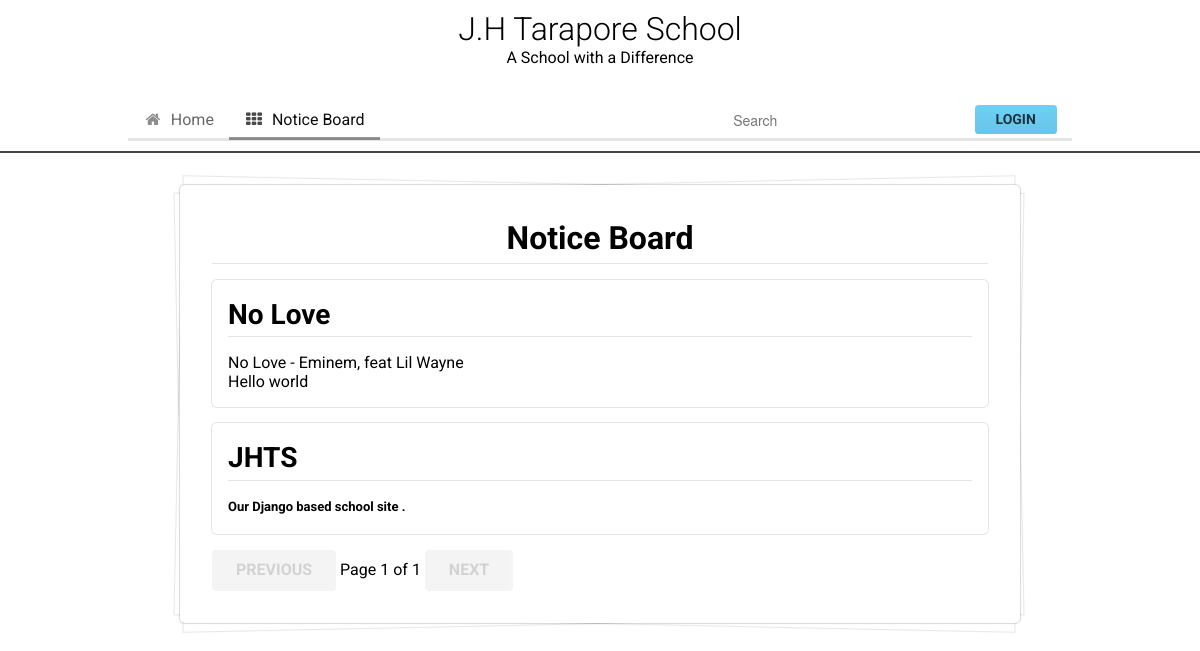
Screenshot of /blog/ with the database file from the repository.
### blog/models.py (models this page shows, shortened)
class Blog(models.Model):
    title = models.CharField(max_length=50)
    pub_date = models.DateTimeField(auto_now_add=True)
    content = RichTextField()

### blog/views.py (the view)
def index(request):
    post_list = Blog.objects.all().order_by('-pub_date')
    paginator = Paginator(post_list, POSTS_PER_PAGE)
    page = request.GET.get('page')
    try:
        posts = paginator.page(page)
    except PageNotAnInteger:
        posts = paginator.page(1)
    except EmptyPage:
        posts = paginator.page(1)
    return render(request, 'main/index.html', {'posts': posts})

### templates/main/index.html (shortened to what this page needs)
{% extends "base.html" %}
{% block notice_board_active %}active{% endblock %}
{% block content %}
    <h1 class="ui center aligned dividing header">Notice Board</h1>
    {% if posts %}
        {% for post in posts %}
            <div class="ui segment">
                <h2 class="ui dividing header">
                    <a href="{% url 'detail' post.id %}" class="normal-link">
                        {{ post.title }}
                    </a>
                </h2>
                <p>
                    {{ post.content | truncatewords:33 | safe }}
                </p>
            </div>
        {% endfor %}
        <div class="pagination">
            <span class="step-links">
                {% if posts.has_previous %}
                    <a href="?page={{ posts.previous_page_number }}" class="ui blue button">Previous</a>
                {% else %}
                    <a href="#" class="ui blue disabled button">Previous</a>
                {% endif %}
                <span class="current">
                    Page {{ posts.number }} of {{ posts.paginator.num_pages }}
                </span>
                {% if posts.has_next %}
                    <a href="?page={{ posts.next_page_number }}" class="ui blue button">Next</a>
                {% else %}
                    <a href="#" class="ui blue disabled button">Next</a>
                {% endif %}
            </span>
        </div>
    {% else %}
        <p>No posts yet.</p>
    {% endif %}
{% endblock %}

### blog/static/blog/style.css (style rules this page uses)
* { font-family: "Roboto", sans serif; padding: 0; margin: 0; box-sizing: border-box; }
.normal-link { color: black; text-decoration: none; }

### rows the page displays
Blog: title "No Love", content "No Love - Eminem, feat Lil Wayne Hello world"
Blog: title "JHTS", content "Our Django based school site ."

### other values shown
{{ posts.number }} "1"
{{ posts.paginator.num_pages }} "1"
